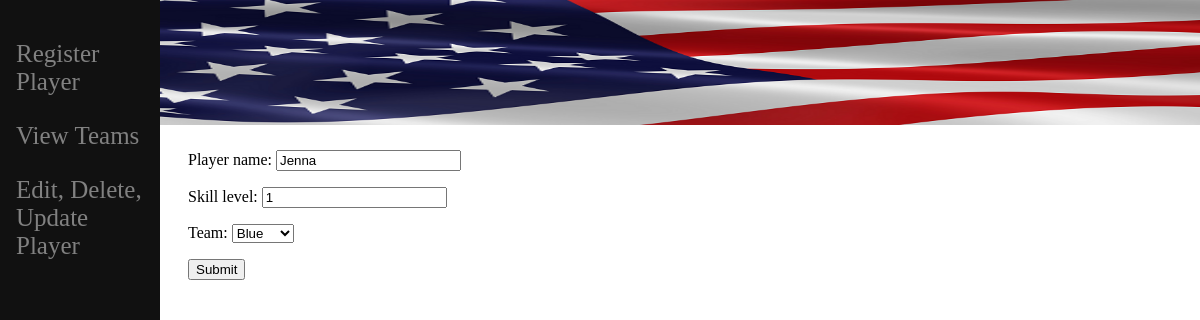
/edit_player/25, run on an earlier commit of the app's database.
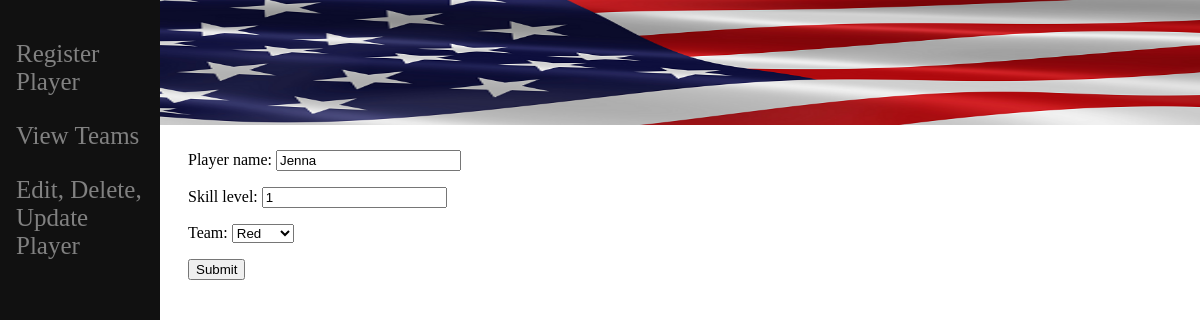
And on a later commit of the database.
### v_ball/models.py (models this page shows, shortened)
class Player(models.Model):
    player_name = models.CharField(max_length=25)
    skill_level = models.IntegerField()
    team = models.ForeignKey(Team, on_delete=models.SET_NULL, null=True, related_name="players")

### v_ball/views.py (the view)
# urls.py: path('edit_player/', include('v_ball.urls')),
def edit_player(request,id):
    player = Player.objects.get(pk=id)
    form = PlayerForm(request.POST or None, instance=player)
    if form.is_valid():
        form.save()
        return HttpResponseRedirect('/delete_players')
    return render(request, 'edit_player.html', {'player':player, 'form': form})

### v_ball/forms.py
class PlayerForm(ModelForm):
    class Meta:
        model = Player
        fields = ['player_name', 'skill_level', 'team',]
        player_name = forms.CharField()
        skill_level = forms.IntegerField()
        team = forms.CharField()

### v_ball/models.py (called while the page is built)
    def __str__(self):
        return self.team_name

### v_ball/templates/edit_player.html (shortened to what this page needs)
{% extends 'base.html' %}
{% load static %}
{% block content %}
<html>
<body>
    <Div>
        {% if submitted %}
        You will be placed on a team!
        {% else %}
            <form action= "" method ='POST'>
                {{ form.as_p }}
                <input type= "submit" value= "Submit">
            </form>
        {% endif %}
    </Div>
</body>
</html>
{% endblock %}

What changed in the data, as far as the page shows it:
changed Player "Jenna": team "Blue" → "Red"
